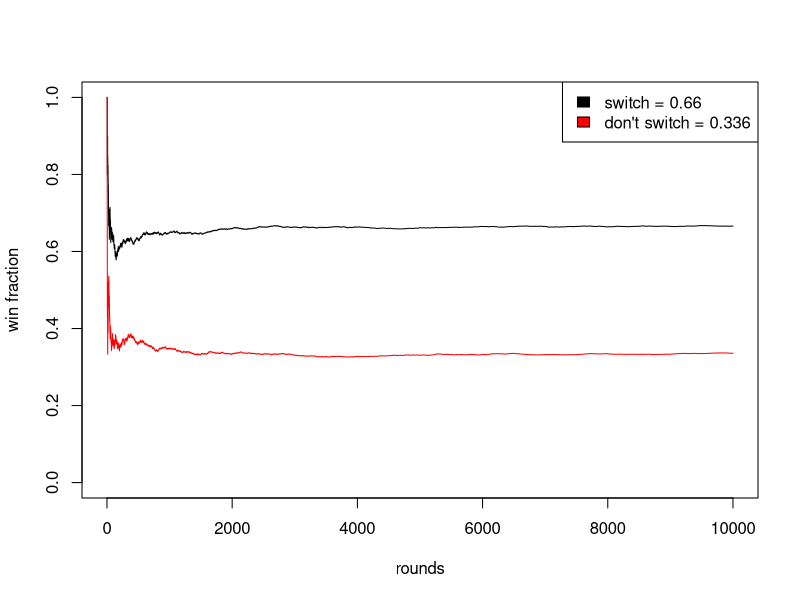
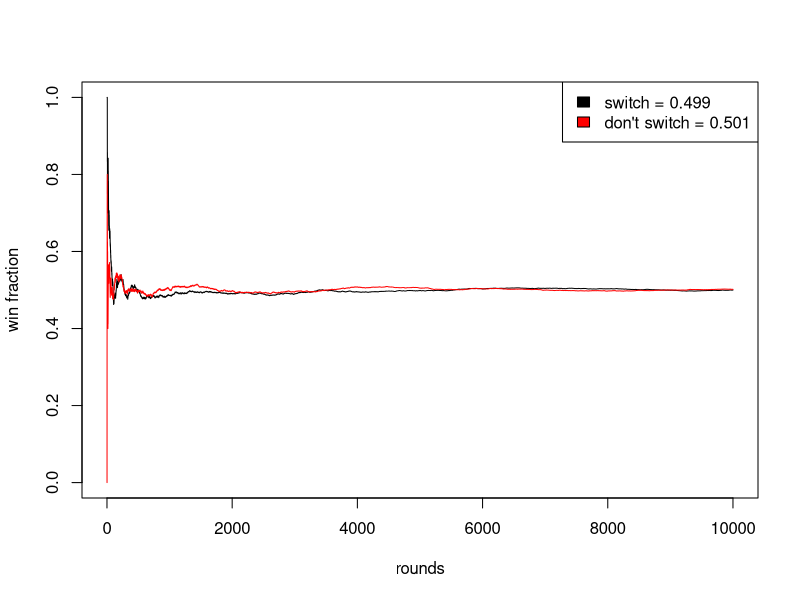

Source code (R) for these figures, in order:
## ---- chunk 1
doors <- 1:3
carProb <- rep(1/3, 3)
ownProb <- rep(1/3, 3)
hostProb <- rep(1/2, 2)
switchProb <- c(1, 0) ## always stay
rounds <- 10000

play <- function(doors, carProb, ownProb, hostProb, switchProb) {
    car <- sample(doors, 1, prob = carProb)
    own <- sample(doors, 1, prob = ownProb)
    
    if(car == own) {
        host <- sample(doors[-car], 1, prob = hostProb)
    }
    else {
        host <- doors[-c(car, own)]
    }

    other <- doors[-c(own, host)]
    picked <- sample(c(own, other), 1, prob = switchProb)

    res <- ifelse(picked == car, 1, 0)
    return(res)
}
## ---- chunk 2
alwaysSwitch <- sapply(1:rounds, function(x) {
    play(doors, carProb, ownProb, hostProb, switchProb = c(0,1))
})

neverSwitch <- sapply(1:rounds, function(x) {
    play(doors, carProb, ownProb, hostProb, switchProb)
})

switchPath <- cumsum(alwaysSwitch)/(1:length(alwaysSwitch))
noSwitchPath <- cumsum(neverSwitch)/(1:length(neverSwitch))
switchRes <- round(mean(switchPath), digits = 3)
noSwitchRes <- round(mean(noSwitchPath), digits = 3)

## plot results
plot(1:rounds, switchPath, type = "l", ylim = c(0, 1), xlab = "rounds", ylab = "win fraction")
lines(1:rounds, noSwitchPath, col = "red")
legend("topright", legend = c(paste("switch =", switchRes), paste("don't switch =", noSwitchRes)),
                              fill = c("black", "red"))
## ---- chunk 3
doors <- 1:3
ownProb <- rep(1/3, 3)
switchProb <- c(1, 0) ## always stay
rounds <- 10000

play <- function(doors, ownProb, switchProb) {
    own <- sample(doors, 1, prob = ownProb)
    host <- doors[-own][1]
    
    other <- doors[-c(own, host)]
    picked <- sample(c(own, other), 1, prob = switchProb)

    car <- sample(doors[-host], 1)
    res <- ifelse(picked == car, 1, 0)
    return(res)
}
## ---- chunk 4
alwaysSwitch <- sapply(1:rounds, function(x) {
    play(doors, ownProb, switchProb = c(0,1))
})

neverSwitch <- sapply(1:rounds, function(x) {
    play(doors, ownProb, switchProb)
})

switchPath <- cumsum(alwaysSwitch)/(1:length(alwaysSwitch))
noSwitchPath <- cumsum(neverSwitch)/(1:length(neverSwitch))
switchRes <- round(mean(switchPath), digits = 3)
noSwitchRes <- round(mean(noSwitchPath), digits = 3)

## plot results
plot(1:rounds, switchPath, type = "l", ylim = c(0, 1), xlab = "rounds", ylab = "win fraction")
lines(1:rounds, noSwitchPath, col = "red")
legend("topright", legend = c(paste("switch =", switchRes), paste("don't switch =", noSwitchRes)),
                              fill = c("black", "red"))
